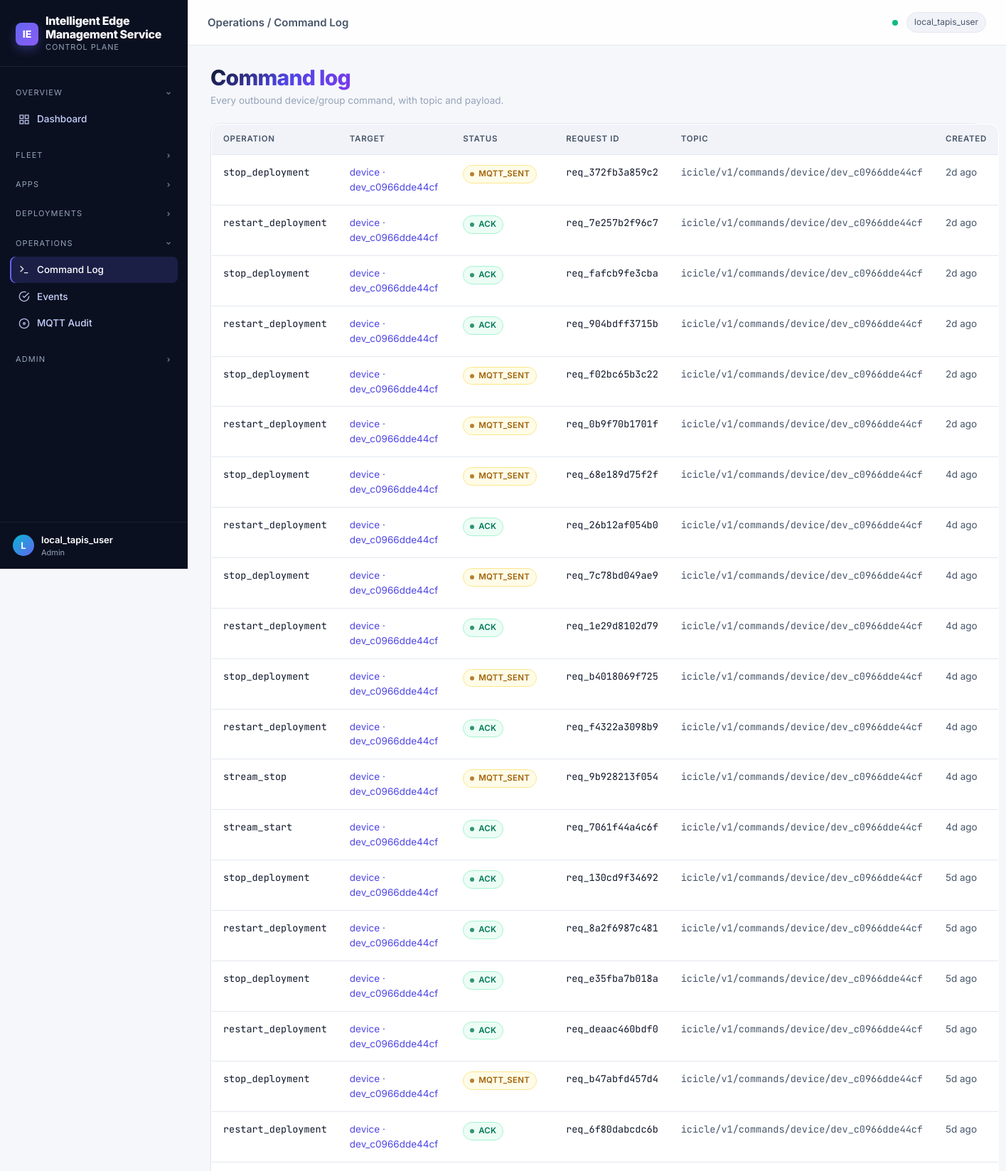
/operations/commands (upper part), run on the app's committed database.
### tables this page shows
CREATE TABLE users (
    tapis_username  TEXT PRIMARY KEY,
    display_name    TEXT,
    email           TEXT,
    role            TEXT NOT NULL DEFAULT 'operator',  -- operator | researcher | admin
    status          TEXT NOT NULL DEFAULT 'active',
    created_at      TEXT NOT NULL,
    updated_at      TEXT NOT NULL
);

CREATE TABLE device_commands (
    command_uid             TEXT PRIMARY KEY,
    owner_tapis_username    TEXT NOT NULL,
    deployment_uid          TEXT,
    target_type             TEXT NOT NULL,        -- DEVICE | GROUP
    target_uid              TEXT NOT NULL,
    device_uid              TEXT,                 -- NULL for GROUP-broadcast
    operation               TEXT NOT NULL,
        -- deploy_model | stop_deployment | restart_container | status | logs
    request_id              TEXT NOT NULL UNIQUE,
    status                  TEXT NOT NULL DEFAULT 'RECORDED',
        -- RECORDED | MQTT_SENT | MQTT_FAILED | ACK | FAILED
    topic                   TEXT NOT NULL,
    payload_json            TEXT NOT NULL,
    response_json           TEXT,
    error_message           TEXT,
    created_at              TEXT NOT NULL,
    sent_at                 TEXT,
    acked_at                TEXT,
    FOREIGN KEY (owner_tapis_username) REFERENCES users(tapis_username),
    FOREIGN KEY (deployment_uid)       REFERENCES deployments(deployment_uid) ON DELETE SET NULL,
    FOREIGN KEY (device_uid)           REFERENCES devices(device_uid)         ON DELETE SET NULL
);

### app/routes/web/operations.py (the view)
@router.get("/operations/commands", response_class=HTMLResponse, name="operations_commands")
def commands(request: Request, limit: int = 200):
    owner = current_username(request)
    return templates.TemplateResponse(
        "operations/commands.html",
        {
            "request": request,
            "user": owner,
            "active_nav": "ops_commands",
            "commands": commands_repo.list_for_owner(owner, limit=limit),
        },
    )

### app/templates/operations/commands.html (shortened to what this page needs)
{% extends "_layout/base.html" %}
{% block topbar_title %}Operations / Command Log{% endblock %}
{% block content %}
<div class="page-header">
  <div>
    <div class="page-header__title"><h1 class="title-gradient">Command log</h1></div>
    <div class="page-header__subtitle">Every outbound device/group command, with topic and payload.</div>
  </div>
</div>
<div class="card" data-poll-commands-list data-poll-url="/api/operations/commands">
  <table class="table">
    <thead><tr><th>Operation</th><th>Target</th><th>Status</th><th>Request ID</th><th>Topic</th><th>Created</th></tr></thead>
    <tbody>
      {% for c in commands %}
        <tr data-poll-command-row="{{ c.request_id }}">
          <td class="mono small">{{ c.operation }}</td>
          <td class="small">
            {% if c.target_type == 'GROUP' %}
              <a href="/groups/{{ c.target_uid }}">group · {{ c.target_uid }}</a>
            {% else %}
              <a href="/devices/{{ c.target_uid }}">device · {{ c.target_uid }}</a>
            {% endif %}
          </td>
          <td><span class="badge {{ badge_class(c.status) }}" data-poll-command-status>{{ c.status }}</span></td>
          <td class="mono tiny">{{ c.request_id }}</td>
          <td class="mono tiny text-soft">{{ c.topic }}</td>
          <td class="small text-soft">{{ c.created_at | relative }}</td>
        </tr>
      {% else %}
        <tr><td colspan="6"><span class="text-mute small">No commands yet.</span></td></tr>
      {% endfor %}
    </tbody>
  </table>
</div>
{% endblock %}

### app/templates/_layout/sidebar.html (shortened to what this page needs)
<aside class="sidebar">
  <div class="sidebar__brand">
    <div class="sidebar__brand-logo">IE</div>
    <div>
      <div class="sidebar__brand-title">Intelligent Edge Management Service</div>
      <div class="sidebar__brand-sub">Control Plane</div>
    </div>
  </div>
  <nav class="sidebar__nav">
    <div class="nav-group is-open" data-group="overview" data-default-open="true">
      <div class="nav-group__header">
        <span>Overview</span>
        <svg class="nav-group__chevron" width="10" height="10" viewBox="0 0 24 24" fill="none" stroke="currentColor" stroke-width="3"><path d="M9 6l6 6-6 6"/></svg>
      </div>
      <div class="nav-group__items">
        <a class="nav-link {% if active_nav == 'dashboard' %}is-active{% endif %}" href="/">
          <svg class="nav-link__icon" viewBox="0 0 24 24" fill="none" stroke="currentColor" stroke-width="2"><rect x="3" y="3" width="7" height="7"/><rect x="14" y="3" width="7" height="7"/><rect x="14" y="14" width="7" height="7"/><rect x="3" y="14" width="7" height="7"/></svg>
          Dashboard
        </a>
      </div>
    </div>
    <div class="nav-group" data-group="fleet">
      <div class="nav-group__header">
        <span>Fleet</span>
        <svg class="nav-group__chevron" width="10" height="10" viewBox="0 0 24 24" fill="none" stroke="currentColor" stroke-width="3"><path d="M9 6l6 6-6 6"/></svg>
      </div>
    </div>
    <div class="nav-group" data-group="apps">
      <div class="nav-group__header">
        <span>Apps</span>
        <svg class="nav-group__chevron" width="10" height="10" viewBox="0 0 24 24" fill="none" stroke="currentColor" stroke-width="3"><path d="M9 6l6 6-6 6"/></svg>
      </div>
    </div>
    <div class="nav-group" data-group="deployments">
      <div class="nav-group__header">
        <span>Deployments</span>
        <svg class="nav-group__chevron" width="10" height="10" viewBox="0 0 24 24" fill="none" stroke="currentColor" stroke-width="3"><path d="M9 6l6 6-6 6"/></svg>
      </div>
    </div>
    <div class="nav-group" data-group="ops">
      <div class="nav-group__header">
        <span>Operations</span>
        <svg class="nav-group__chevron" width="10" height="10" viewBox="0 0 24 24" fill="none" stroke="currentColor" stroke-width="3"><path d="M9 6l6 6-6 6"/></svg>
      </div>
      <div class="nav-group__items">
        <a class="nav-link {% if active_nav == 'ops_commands' %}is-active{% endif %}" href="/operations/commands">
          <svg class="nav-link__icon" viewBox="0 0 24 24" fill="none" stroke="currentColor" stroke-width="2"><polyline points="4 17 10 11 4 5"/><line x1="12" y1="19" x2="20" y2="19"/></svg>
          Command Log
        </a>
        <a class="nav-link {% if active_nav == 'ops_events' %}is-active{% endif %}" href="/operations/events">
          <svg class="nav-link__icon" viewBox="0 0 24 24" fill="none" stroke="currentColor" stroke-width="2"><path d="M22 11.08V12a10 10 0 1 1-5.93-9.14"/><polyline points="22 4 12 14.01 9 11.01"/></svg>
          Events
        </a>
        <a class="nav-link {% if active_nav == 'ops_mqtt' %}is-active{% endif %}" href="/operations/mqtt">
          <svg class="nav-link__icon" viewBox="0 0 24 24" fill="none" stroke="currentColor" stroke-width="2"><path d="M2 12a10 10 0 0 1 20 0"/><path d="M2 12a10 10 0 0 0 20 0"/><circle cx="12" cy="12" r="2"/></svg>
          MQTT Audit
        </a>
      </div>
    </div>
    {% if request.state.is_admin %}
    <div class="nav-group" data-group="admin">
      <div class="nav-group__header">
        <span>Admin</span>
        <svg class="nav-group__chevron" width="10" height="10" viewBox="0 0 24 24" fill="none" stroke="currentColor" stroke-width="3"><path d="M9 6l6 6-6 6"/></svg>
      </div>
    </div>
    {% endif %}
  </nav>
  <div class="sidebar__footer">
    <div class="sidebar__avatar">{{ (user or 'u')[0]|upper }}</div>
    <div class="sidebar__user">
      <div class="sidebar__user-name">{{ user or 'guest' }}</div>
      <div class="sidebar__user-role">{{ request.state.user_role }}</div>
    </div>
  </div>
</aside>

### data on the page
users: state.user_role "Admin"
device_commands: operation "stop_deployment", target_uid "dev_c0966dde44cf", status "MQTT_SENT", request_id "req_372fb3a859c2", topic "icicle/v1/commands/device/dev_c0966dde44cf", created_at|relative "2d ago"
device_commands: operation "restart_deployment", target_uid "dev_c0966dde44cf", status "ACK", request_id "req_7e257b2f96c7", topic "icicle/v1/commands/device/dev_c0966dde44cf", created_at|relative "2d ago"
device_commands: operation "stop_deployment", target_uid "dev_c0966dde44cf", status "ACK", request_id "req_fafcb9fe3cba", topic "icicle/v1/commands/device/dev_c0966dde44cf", created_at|relative "2d ago"
device_commands: operation "restart_deployment", target_uid "dev_c0966dde44cf", status "ACK", request_id "req_904bdff3715b", topic "icicle/v1/commands/device/dev_c0966dde44cf", created_at|relative "2d ago"
device_commands: operation "stop_deployment", target_uid "dev_c0966dde44cf", status "MQTT_SENT", request_id "req_f02bc65b3c22", topic "icicle/v1/commands/device/dev_c0966dde44cf", created_at|relative "2d ago"
device_commands: operation "restart_deployment", target_uid "dev_c0966dde44cf", status "MQTT_SENT", request_id "req_0b9f70b1701f", topic "icicle/v1/commands/device/dev_c0966dde44cf", created_at|relative "2d ago"
device_commands: operation "stop_deployment", target_uid "dev_c0966dde44cf", status "MQTT_SENT", request_id "req_68e189d75f2f", topic "icicle/v1/commands/device/dev_c0966dde44cf", created_at|relative "4d ago"
device_commands: operation "restart_deployment", target_uid "dev_c0966dde44cf", status "ACK", request_id "req_26b12af054b0", topic "icicle/v1/commands/device/dev_c0966dde44cf", created_at|relative "4d ago"
device_commands: operation "stop_deployment", target_uid "dev_c0966dde44cf", status "MQTT_SENT", request_id "req_7c78bd049ae9", topic "icicle/v1/commands/device/dev_c0966dde44cf", created_at|relative "4d ago"
device_commands: operation "restart_deployment", target_uid "dev_c0966dde44cf", status "ACK", request_id "req_1e29d8102d79", topic "icicle/v1/commands/device/dev_c0966dde44cf", created_at|relative "4d ago"
device_commands: operation "stop_deployment", target_uid "dev_c0966dde44cf", status "MQTT_SENT", request_id "req_b4018069f725", topic "icicle/v1/commands/device/dev_c0966dde44cf", created_at|relative "4d ago"
device_commands: operation "restart_deployment", target_uid "dev_c0966dde44cf", status "ACK", request_id "req_f4322a3098b9", topic "icicle/v1/commands/device/dev_c0966dde44cf", created_at|relative "4d ago"
device_commands: operation "stream_stop", target_uid "dev_c0966dde44cf", status "MQTT_SENT", request_id "req_9b928213f054", topic "icicle/v1/commands/device/dev_c0966dde44cf", created_at|relative "4d ago"
device_commands: operation "stream_start", target_uid "dev_c0966dde44cf", status "ACK", request_id "req_7061f44a4c6f", topic "icicle/v1/commands/device/dev_c0966dde44cf", created_at|relative "4d ago"
device_commands: operation "stop_deployment", target_uid "dev_c0966dde44cf", status "ACK", request_id "req_130cd9f34692", topic "icicle/v1/commands/device/dev_c0966dde44cf", created_at|relative "5d ago"
device_commands: operation "restart_deployment", target_uid "dev_c0966dde44cf", status "ACK", request_id "req_8a2f6987c481", topic "icicle/v1/commands/device/dev_c0966dde44cf", created_at|relative "5d ago"
device_commands: operation "stop_deployment", target_uid "dev_c0966dde44cf", status "ACK", request_id "req_e35fba7b018a", topic "icicle/v1/commands/device/dev_c0966dde44cf", created_at|relative "5d ago"
device_commands: operation "restart_deployment", target_uid "dev_c0966dde44cf", status "ACK", request_id "req_deaac460bdf0", topic "icicle/v1/commands/device/dev_c0966dde44cf", created_at|relative "5d ago"
device_commands: operation "stop_deployment", target_uid "dev_c0966dde44cf", status "MQTT_SENT", request_id "req_b47abfd457d4", topic "icicle/v1/commands/device/dev_c0966dde44cf", created_at|relative "5d ago"
device_commands: operation "restart_deployment", target_uid "dev_c0966dde44cf", status "ACK", request_id "req_6f80dabcdc6b", topic "icicle/v1/commands/device/dev_c0966dde44cf", created_at|relative "5d ago"

### other printed values
{{ (user or 'u')[0]|upper }} "L"
{{ user or 'guest' }} "local_tapis_user"
